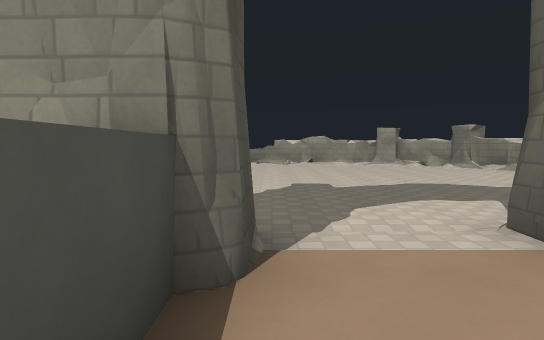
view 1 (above)

12 first-person views from a walk through a 3-D level made in the Godot game engine. The camera is 1.5 m above the floor, tilts 4° down and sees 75° across. The floor is counted in squares, 2 m on a side. Each view is taken from the middle of a square. On the plan, view 1 faces up. The plan holds only what a view shows up to about 11 squares ahead; the rest is blank. Characters and animated objects are left out. Surface patterns are stand-ins for the level's own textures.

view 2
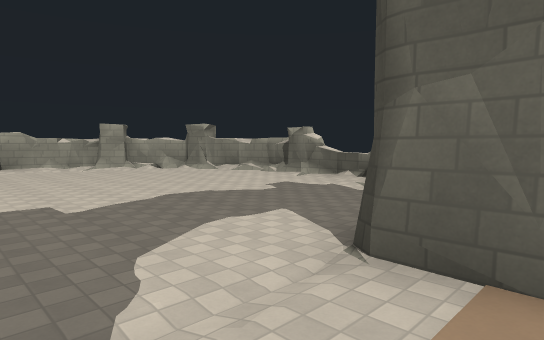

view 3
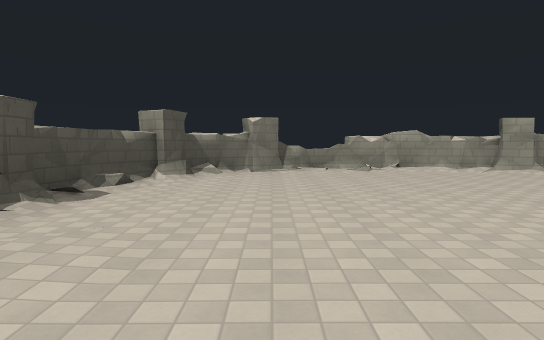

view 4
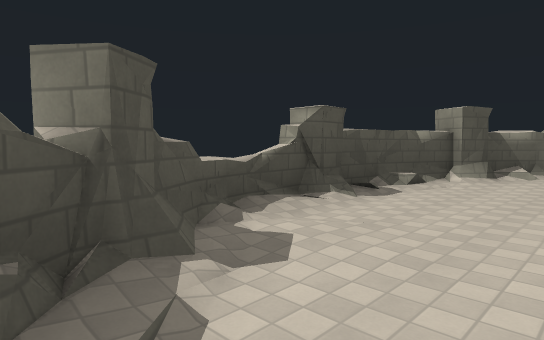

view 5
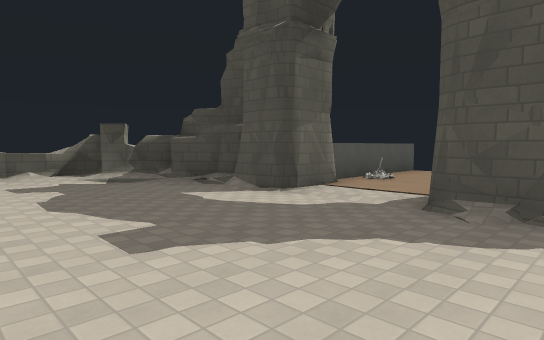

view 6
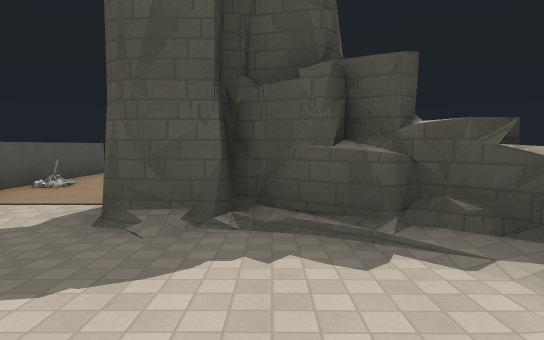

view 7
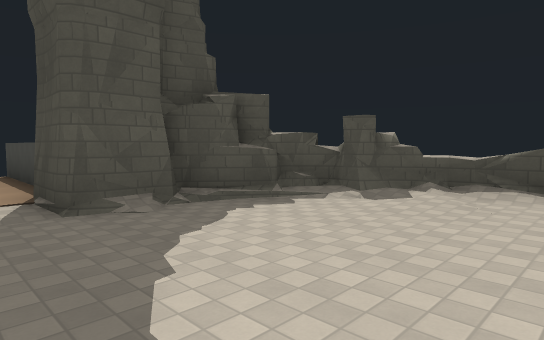

view 8
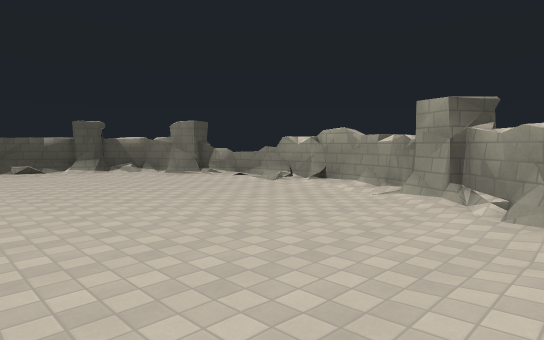

view 9
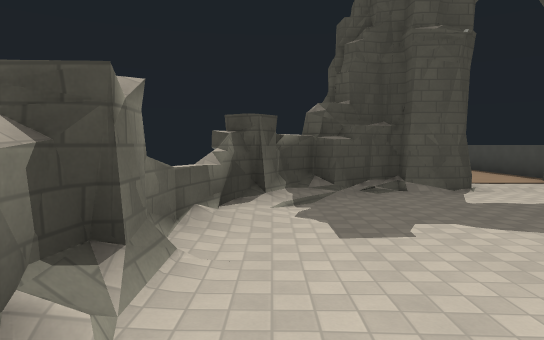

view 10
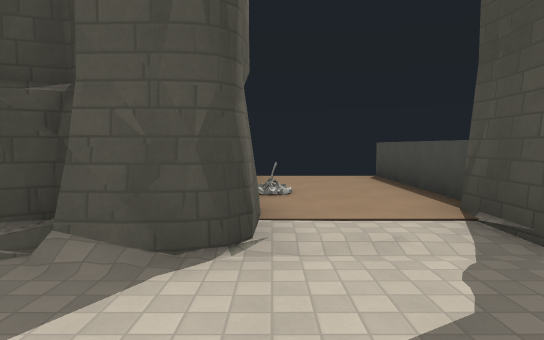

view 11
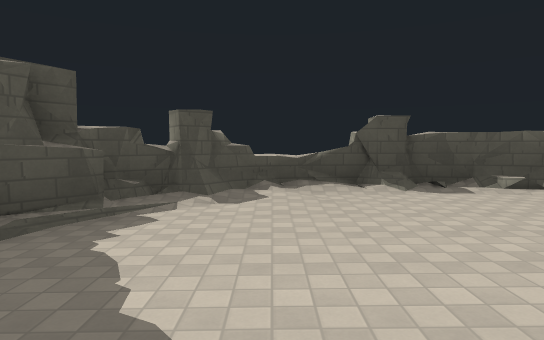

view 12
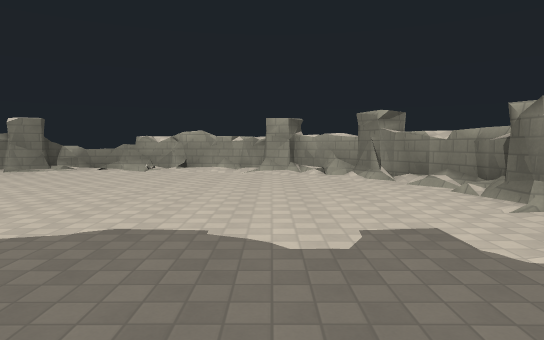

### Floor plan
Key: @ floor where view 1 was taken; # wall or solid block; . floor; / step, stairs or slope; = window, fence, low wall or low ledge; v drop or lower ground; B bonfire.
Columns run from 5 left of view 1 to 7 right of it. Each row starts with its distance up from view 1.
 14    v=#####
 13  ###.....###
 12  #/......./#
 11 ##.........##
 10 #...........#
  9 #...........#
  8 #...........#
  7 =...........=
  6 v........../=
  5 v#.........#v
  4  ##//.....##
  3   ###/..###
  2     #/..#
  1     #..=#
  0     #@.B#
 -1     #...#
 -2     #...#
 -3     #   #

Positions as (right, up) in squares from view 1, and headings:
1: (0, 0), facing up
2: (0, 2), facing up-right
3: (-2, 4), facing up
4: (-2, 4), facing up-left
5: (-2, 8), facing down-right
6: (-2, 7), facing down
7: (1, 8), facing down-left
8: (6, 8), facing up-left
9: (6, 10), facing down
10: (2, 6), facing down
11: (1, 6), facing left
12: (4, 4), facing up
